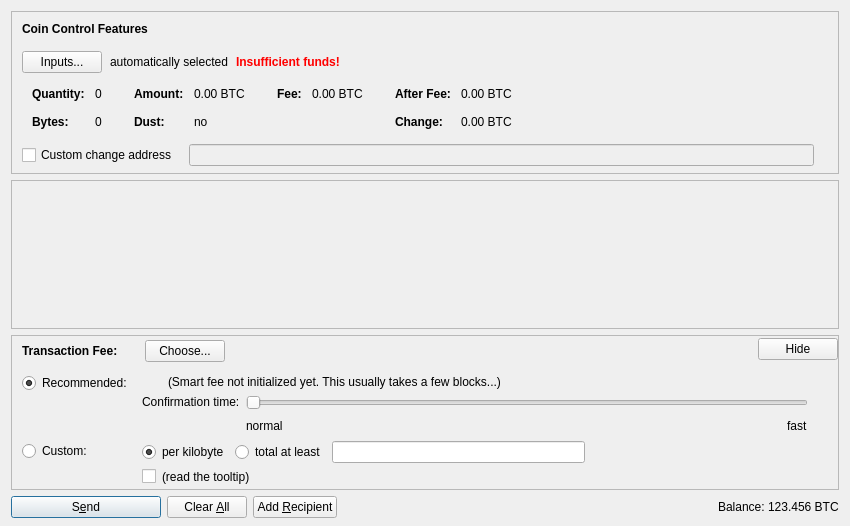
<?xml version="1.0" encoding="UTF-8"?>
<ui version="4.0">
 <class>SendCoinsDialog</class>
 <widget class="QDialog" name="SendCoinsDialog">
  <property name="geometry">
   <rect>
    <x>0</x>
    <y>0</y>
    <width>850</width>
    <height>526</height>
   </rect>
  </property>
  <property name="windowTitle">
   <string>Send Coins</string>
  </property>
  <layout class="QVBoxLayout" name="verticalLayout" stretch="0,1,0,0">
   <property name="bottomMargin">
    <number>8</number>
   </property>
   <item>
    <widget class="QFrame" name="frameCoinControl">
     <property name="sizePolicy">
      <sizepolicy hsizetype="Expanding" vsizetype="Expanding">
       <horstretch>0</horstretch>
       <verstretch>0</verstretch>
      </sizepolicy>
     </property>
     <property name="maximumSize">
      <size>
       <width>16777215</width>
       <height>16777215</height>
      </size>
     </property>
     <property name="frameShape">
      <enum>QFrame::StyledPanel</enum>
     </property>
     <property name="frameShadow">
      <enum>QFrame::Sunken</enum>
     </property>
     <layout class="QVBoxLayout" name="verticalLayoutCoinControl2">
      <property name="spacing">
       <number>0</number>
      </property>
      <property name="leftMargin">
       <number>0</number>
      </property>
      <property name="topMargin">
       <number>0</number>
      </property>
      <property name="rightMargin">
       <number>0</number>
      </property>
      <property name="bottomMargin">
       <number>6</number>
      </property>
      <item>
       <layout class="QVBoxLayout" name="verticalLayoutCoinControl" stretch="0,0,0,0,1">
        <property name="spacing">
         <number>0</number>
        </property>
        <property name="leftMargin">
         <number>10</number>
        </property>
        <property name="topMargin">
         <number>10</number>
        </property>
        <item>
         <layout class="QHBoxLayout" name="horizontalLayoutCoinControl1">
          <property name="bottomMargin">
           <number>15</number>
          </property>
          <item>
           <widget class="QLabel" name="labelCoinControlFeatures">
            <property name="sizePolicy">
             <sizepolicy hsizetype="Preferred" vsizetype="Maximum">
              <horstretch>0</horstretch>
              <verstretch>0</verstretch>
             </sizepolicy>
            </property>
            <property name="font">
             <font>
              <weight>75</weight>
              <bold>true</bold>
             </font>
            </property>
            <property name="styleSheet">
             <string notr="true">font-weight:bold;</string>
            </property>
            <property name="text">
             <string>Coin Control Features</string>
            </property>
           </widget>
          </item>
         </layout>
        </item>
        <item>
         <layout class="QHBoxLayout" name="horizontalLayoutCoinControl2" stretch="0,0,0,0">
          <property name="spacing">
           <number>8</number>
          </property>
          <property name="bottomMargin">
           <number>10</number>
          </property>
          <item>
           <widget class="QPushButton" name="pushButtonCoinControl">
            <property name="styleSheet">
             <string notr="true"/>
            </property>
            <property name="text">
             <string>Inputs...</string>
            </property>
            <property name="autoDefault">
             <bool>false</bool>
            </property>
           </widget>
          </item>
          <item>
           <widget class="QLabel" name="labelCoinControlAutomaticallySelected">
            <property name="text">
             <string>automatically selected</string>
            </property>
            <property name="margin">
             <number>5</number>
            </property>
           </widget>
          </item>
          <item>
           <widget class="QLabel" name="labelCoinControlInsuffFunds">
            <property name="font">
             <font>
              <weight>75</weight>
              <bold>true</bold>
             </font>
            </property>
            <property name="styleSheet">
             <string notr="true">color:red;font-weight:bold;</string>
            </property>
            <property name="text">
             <string>Insufficient funds!</string>
            </property>
            <property name="margin">
             <number>5</number>
            </property>
           </widget>
          </item>
          <item>
           <spacer name="horizontalSpacerCoinControl">
            <property name="orientation">
             <enum>Qt::Horizontal</enum>
            </property>
            <property name="sizeHint" stdset="0">
             <size>
              <width>40</width>
              <height>1</height>
             </size>
            </property>
           </spacer>
          </item>
         </layout>
        </item>
        <item>
         <widget class="QWidget" name="widgetCoinControl" native="true">
          <property name="sizePolicy">
           <sizepolicy hsizetype="Preferred" vsizetype="Preferred">
            <horstretch>0</horstretch>
            <verstretch>0</verstretch>
           </sizepolicy>
          </property>
          <property name="minimumSize">
           <size>
            <width>0</width>
            <height>0</height>
           </size>
          </property>
          <property name="styleSheet">
           <string notr="true"/>
          </property>
          <layout class="QHBoxLayout" name="horizontalLayoutCoinControl5">
           <property name="leftMargin">
            <number>0</number>
           </property>
           <property name="topMargin">
            <number>0</number>
           </property>
           <property name="rightMargin">
            <number>0</number>
           </property>
           <property name="bottomMargin">
            <number>0</number>
           </property>
           <item>
            <layout class="QHBoxLayout" name="horizontalLayoutCoinControl3" stretch="0,0,0,1">
             <property name="spacing">
              <number>20</number>
             </property>
             <property name="topMargin">
              <number>0</number>
             </property>
             <property name="bottomMargin">
              <number>10</number>
             </property>
             <item>
              <layout class="QFormLayout" name="formLayoutCoinControl1">
               <property name="horizontalSpacing">
                <number>10</number>
               </property>
               <property name="verticalSpacing">
                <number>14</number>
               </property>
               <property name="leftMargin">
                <number>10</number>
               </property>
               <property name="topMargin">
                <number>4</number>
               </property>
               <property name="rightMargin">
                <number>6</number>
               </property>
               <item row="0" column="0">
                <widget class="QLabel" name="labelCoinControlQuantityText">
                 <property name="font">
                  <font>
                   <weight>75</weight>
                   <bold>true</bold>
                  </font>
                 </property>
                 <property name="text">
                  <string>Quantity:</string>
                 </property>
                 <property name="margin">
                  <number>0</number>
                 </property>
                </widget>
               </item>
               <item row="0" column="1">
                <widget class="QLabel" name="labelCoinControlQuantity">
                 <property name="cursor">
                  <cursorShape>IBeamCursor</cursorShape>
                 </property>
                 <property name="contextMenuPolicy">
                  <enum>Qt::ActionsContextMenu</enum>
                 </property>
                 <property name="text">
                  <string notr="true">0</string>
                 </property>
                 <property name="margin">
                  <number>0</number>
                 </property>
                 <property name="textInteractionFlags">
                  <set>Qt::LinksAccessibleByMouse|Qt::TextSelectableByKeyboard|Qt::TextSelectableByMouse</set>
                 </property>
                </widget>
               </item>
               <item row="1" column="0">
                <widget class="QLabel" name="labelCoinControlBytesText">
                 <property name="font">
                  <font>
                   <weight>75</weight>
                   <bold>true</bold>
                  </font>
                 </property>
                 <property name="text">
                  <string>Bytes:</string>
                 </property>
                </widget>
               </item>
               <item row="1" column="1">
                <widget class="QLabel" name="labelCoinControlBytes">
                 <property name="cursor">
                  <cursorShape>IBeamCursor</cursorShape>
                 </property>
                 <property name="contextMenuPolicy">
                  <enum>Qt::ActionsContextMenu</enum>
                 </property>
                 <property name="text">
                  <string notr="true">0</string>
                 </property>
                 <property name="textInteractionFlags">
                  <set>Qt::LinksAccessibleByMouse|Qt::TextSelectableByKeyboard|Qt::TextSelectableByMouse</set>
                 </property>
                </widget>
               </item>
              </layout>
             </item>
             <item>
              <layout class="QFormLayout" name="formLayoutCoinControl2">
               <property name="horizontalSpacing">
                <number>10</number>
               </property>
               <property name="verticalSpacing">
                <number>14</number>
               </property>
               <property name="leftMargin">
                <number>6</number>
               </property>
               <property name="topMargin">
                <number>4</number>
               </property>
               <property name="rightMargin">
                <number>6</number>
               </property>
               <item row="0" column="0">
                <widget class="QLabel" name="labelCoinControlAmountText">
                 <property name="font">
                  <font>
                   <weight>75</weight>
                   <bold>true</bold>
                  </font>
                 </property>
                 <property name="text">
                  <string>Amount:</string>
                 </property>
                 <property name="margin">
                  <number>0</number>
                 </property>
                </widget>
               </item>
               <item row="0" column="1">
                <widget class="QLabel" name="labelCoinControlAmount">
                 <property name="cursor">
                  <cursorShape>IBeamCursor</cursorShape>
                 </property>
                 <property name="contextMenuPolicy">
                  <enum>Qt::ActionsContextMenu</enum>
                 </property>
                 <property name="text">
                  <string notr="true">0.00 BTC</string>
                 </property>
                 <property name="textInteractionFlags">
                  <set>Qt::LinksAccessibleByMouse|Qt::TextSelectableByKeyboard|Qt::TextSelectableByMouse</set>
                 </property>
                </widget>
               </item>
               <item row="1" column="0">
                <widget class="QLabel" name="labelCoinControlLowOutputText">
                 <property name="font">
                  <font>
                   <weight>75</weight>
                   <bold>true</bold>
                  </font>
                 </property>
                 <property name="text">
                  <string>Dust:</string>
                 </property>
                </widget>
               </item>
               <item row="1" column="1">
                <widget class="QLabel" name="labelCoinControlLowOutput">
                 <property name="cursor">
                  <cursorShape>IBeamCursor</cursorShape>
                 </property>
                 <property name="contextMenuPolicy">
                  <enum>Qt::ActionsContextMenu</enum>
                 </property>
                 <property name="text">
                  <string notr="true">no</string>
                 </property>
                 <property name="textInteractionFlags">
                  <set>Qt::LinksAccessibleByMouse|Qt::TextSelectableByKeyboard|Qt::TextSelectableByMouse</set>
                 </property>
                </widget>
               </item>
              </layout>
             </item>
             <item>
              <layout class="QFormLayout" name="formLayoutCoinControl3">
               <property name="horizontalSpacing">
                <number>10</number>
               </property>
               <property name="verticalSpacing">
                <number>14</number>
               </property>
               <property name="leftMargin">
                <number>6</number>
               </property>
               <property name="topMargin">
                <number>4</number>
               </property>
               <property name="rightMargin">
                <number>6</number>
               </property>
               <item row="0" column="0">
                <widget class="QLabel" name="labelCoinControlFeeText">
                 <property name="font">
                  <font>
                   <weight>75</weight>
                   <bold>true</bold>
                  </font>
                 </property>
                 <property name="text">
                  <string>Fee:</string>
                 </property>
                 <property name="margin">
                  <number>0</number>
                 </property>
                </widget>
               </item>
               <item row="0" column="1">
                <widget class="QLabel" name="labelCoinControlFee">
                 <property name="cursor">
                  <cursorShape>IBeamCursor</cursorShape>
                 </property>
                 <property name="contextMenuPolicy">
                  <enum>Qt::ActionsContextMenu</enum>
                 </property>
                 <property name="text">
                  <string notr="true">0.00 BTC</string>
                 </property>
                 <property name="textInteractionFlags">
                  <set>Qt::LinksAccessibleByMouse|Qt::TextSelectableByKeyboard|Qt::TextSelectableByMouse</set>
                 </property>
                </widget>
               </item>
             </layout>
             </item>
             <item>
              <layout class="QFormLayout" name="formLayoutCoinControl4">
               <property name="horizontalSpacing">
                <number>10</number>
               </property>
               <property name="verticalSpacing">
                <number>14</number>
               </property>
               <property name="leftMargin">
                <number>6</number>
               </property>
               <property name="topMargin">
                <number>4</number>
               </property>
               <property name="rightMargin">
                <number>6</number>
               </property>
               <item row="0" column="0">
                <widget class="QLabel" name="labelCoinControlAfterFeeText">
                 <property name="font">
                  <font>
                   <weight>75</weight>
                   <bold>true</bold>
                  </font>
                 </property>
                 <property name="text">
                  <string>After Fee:</string>
                 </property>
                 <property name="margin">
                  <number>0</number>
                 </property>
                </widget>
               </item>
               <item row="0" column="1">
                <widget class="QLabel" name="labelCoinControlAfterFee">
                 <property name="cursor">
                  <cursorShape>IBeamCursor</cursorShape>
                 </property>
                 <property name="contextMenuPolicy">
                  <enum>Qt::ActionsContextMenu</enum>
                 </property>
                 <property name="text">
                  <string notr="true">0.00 BTC</string>
                 </property>
                 <property name="textInteractionFlags">
                  <set>Qt::LinksAccessibleByMouse|Qt::TextSelectableByKeyboard|Qt::TextSelectableByMouse</set>
                 </property>
                </widget>
               </item>
               <item row="1" column="0">
                <widget class="QLabel" name="labelCoinControlChangeText">
                 <property name="font">
                  <font>
                   <weight>75</weight>
                   <bold>true</bold>
                  </font>
                 </property>
                 <property name="text">
                  <string>Change:</string>
                 </property>
                </widget>
               </item>
               <item row="1" column="1">
                <widget class="QLabel" name="labelCoinControlChange">
                 <property name="cursor">
                  <cursorShape>IBeamCursor</cursorShape>
                 </property>
                 <property name="contextMenuPolicy">
                  <enum>Qt::ActionsContextMenu</enum>
                 </property>
                 <property name="text">
                  <string notr="true">0.00 BTC</string>
                 </property>
                 <property name="textInteractionFlags">
                  <set>Qt::LinksAccessibleByMouse|Qt::TextSelectableByKeyboard|Qt::TextSelectableByMouse</set>
                 </property>
                </widget>
               </item>
              </layout>
             </item>
            </layout>
           </item>
          </layout>
         </widget>
        </item>
        <item>
         <layout class="QHBoxLayout" name="horizontalLayoutCoinControl4" stretch="0,0,0">
          <property name="spacing">
           <number>12</number>
          </property>
          <property name="sizeConstraint">
           <enum>QLayout::SetDefaultConstraint</enum>
          </property>
          <property name="topMargin">
           <number>5</number>
          </property>
          <property name="rightMargin">
           <number>5</number>
          </property>
          <item>
           <widget class="QCheckBox" name="checkBoxCoinControlChange">
            <property name="toolTip">
             <string>If this is activated, but the change address is empty or invalid, change will be sent to a newly generated address.</string>
            </property>
            <property name="text">
             <string>Custom change address</string>
            </property>
           </widget>
          </item>
          <item>
           <widget class="QValidatedLineEdit" name="lineEditCoinControlChange">
            <property name="enabled">
             <bool>false</bool>
            </property>
            <property name="sizePolicy">
             <sizepolicy hsizetype="Expanding" vsizetype="Fixed">
              <horstretch>0</horstretch>
              <verstretch>0</verstretch>
             </sizepolicy>
            </property>
           </widget>
          </item>
          <item>
           <widget class="QLabel" name="labelCoinControlChangeLabel">
            <property name="sizePolicy">
             <sizepolicy hsizetype="Preferred" vsizetype="Expanding">
              <horstretch>0</horstretch>
              <verstretch>0</verstretch>
             </sizepolicy>
            </property>
            <property name="minimumSize">
             <size>
              <width>0</width>
              <height>0</height>
             </size>
            </property>
            <property name="text">
             <string/>
            </property>
            <property name="margin">
             <number>3</number>
            </property>
           </widget>
          </item>
         </layout>
        </item>
        <item>
         <spacer name="verticalSpacerCoinControl">
          <property name="orientation">
           <enum>Qt::Vertical</enum>
          </property>
          <property name="sizeHint" stdset="0">
           <size>
            <width>800</width>
            <height>1</height>
           </size>
          </property>
         </spacer>
        </item>
       </layout>
      </item>
     </layout>
    </widget>
   </item>
   <item>
    <widget class="QScrollArea" name="scrollArea">
     <property name="widgetResizable">
      <bool>true</bool>
     </property>
     <widget class="QWidget" name="scrollAreaWidgetContents">
      <property name="geometry">
       <rect>
        <x>0</x>
        <y>0</y>
        <width>830</width>
        <height>104</height>
       </rect>
      </property>
      <layout class="QVBoxLayout" name="verticalLayout_2" stretch="0,1">
       <property name="leftMargin">
        <number>0</number>
       </property>
       <property name="topMargin">
        <number>0</number>
       </property>
       <property name="rightMargin">
        <number>0</number>
       </property>
       <property name="bottomMargin">
        <number>0</number>
       </property>
       <item>
        <layout class="QVBoxLayout" name="entries">
         <property name="spacing">
          <number>6</number>
         </property>
        </layout>
       </item>
       <item>
        <spacer name="verticalSpacer">
         <property name="orientation">
          <enum>Qt::Vertical</enum>
         </property>
         <property name="sizeHint" stdset="0">
          <size>
           <width>20</width>
           <height>40</height>
          </size>
         </property>
        </spacer>
       </item>
      </layout>
     </widget>
    </widget>
   </item>
   <item>
    <widget class="QFrame" name="frameFee">
     <property name="sizePolicy">
      <sizepolicy hsizetype="Expanding" vsizetype="Expanding">
       <horstretch>0</horstretch>
       <verstretch>0</verstretch>
      </sizepolicy>
     </property>
     <property name="maximumSize">
      <size>
       <width>16777215</width>
       <height>16777215</height>
      </size>
     </property>
     <property name="frameShape">
      <enum>QFrame::StyledPanel</enum>
     </property>
     <property name="frameShadow">
      <enum>QFrame::Sunken</enum>
     </property>
     <layout class="QVBoxLayout" name="verticalLayoutFee1">
      <property name="spacing">
       <number>0</number>
      </property>
      <property name="leftMargin">
       <number>0</number>
      </property>
      <property name="topMargin">
       <number>0</number>
      </property>
      <property name="rightMargin">
       <number>0</number>
      </property>
      <property name="bottomMargin">
       <number>0</number>
      </property>
      <item>
       <layout class="QVBoxLayout" name="verticalLayoutFee2" stretch="0,0,0">
        <property name="spacing">
         <number>0</number>
        </property>
        <property name="leftMargin">
         <number>10</number>
        </property>
        <property name="topMargin">
         <number>0</number>
        </property>
        <item>
         <layout class="QHBoxLayout" name="horizontalLayoutFee1">
          <property name="bottomMargin">
           <number>0</number>
          </property>
          <item>
           <layout class="QVBoxLayout" name="verticalLayoutFee7">
            <property name="spacing">
             <number>0</number>
            </property>
            <item>
             <spacer name="verticalSpacerSmartFee">
              <property name="orientation">
               <enum>Qt::Vertical</enum>
              </property>
              <property name="sizeType">
               <enum>QSizePolicy::Fixed</enum>
              </property>
              <property name="sizeHint" stdset="0">
               <size>
                <width>1</width>
                <height>4</height>
               </size>
              </property>
             </spacer>
            </item>
            <item>
             <layout class="QHBoxLayout" name="horizontalLayoutSmartFee">
              <property name="spacing">
               <number>10</number>
              </property>
              <item>
               <widget class="QLabel" name="labelFeeHeadline">
                <property name="sizePolicy">
                 <sizepolicy hsizetype="Preferred" vsizetype="Maximum">
                  <horstretch>0</horstretch>
                  <verstretch>0</verstretch>
                 </sizepolicy>
                </property>
                <property name="font">
                 <font>
                  <weight>75</weight>
                  <bold>true</bold>
                 </font>
                </property>
                <property name="styleSheet">
                 <string notr="true">font-weight:bold;</string>
                </property>
                <property name="text">
                 <string>Transaction Fee:</string>
                </property>
               </widget>
              </item>
              <item>
               <widget class="QLabel" name="labelFeeMinimized">
                <property name="text">
                 <string/>
                </property>
               </widget>
              </item>
              <item>
               <widget class="QPushButton" name="buttonChooseFee">
                <property name="text">
                 <string>Choose...</string>
                </property>
               </widget>
              </item>
             </layout>
            </item>
            <item>
             <spacer name="verticalSpacer_5">
              <property name="orientation">
               <enum>Qt::Vertical</enum>
              </property>
              <property name="sizeHint" stdset="0">
               <size>
                <width>1</width>
                <height>1</height>
               </size>
              </property>
             </spacer>
            </item>
           </layout>
          </item>
          <item>
           <spacer name="horizontalSpacer_4">
            <property name="orientation">
             <enum>Qt::Horizontal</enum>
            </property>
            <property name="sizeHint" stdset="0">
             <size>
              <width>40</width>
              <height>20</height>
             </size>
            </property>
           </spacer>
          </item>
          <item>
           <widget class="QPushButton" name="buttonMinimizeFee">
            <property name="toolTip">
             <string>collapse fee-settings</string>
            </property>
            <property name="text">
             <string>Hide</string>
            </property>
           </widget>
          </item>
         </layout>
        </item>
        <item>
         <widget class="QFrame" name="frameFeeSelection">
          <layout class="QVBoxLayout" name="verticalLayoutFee12">
           <property name="spacing">
            <number>0</number>
           </property>
           <property name="leftMargin">
            <number>0</number>
           </property>
           <property name="topMargin">
            <number>0</number>
           </property>
           <property name="rightMargin">
            <number>0</number>
           </property>
           <property name="bottomMargin">
            <number>0</number>
           </property>
           <item>
            <layout class="QGridLayout" name="gridLayoutFee">
             <property name="topMargin">
              <number>10</number>
             </property>
             <property name="bottomMargin">
              <number>4</number>
             </property>
             <property name="horizontalSpacing">
              <number>10</number>
             </property>
             <property name="verticalSpacing">
              <number>4</number>
             </property>
             <item row="1" column="1">
              <layout class="QVBoxLayout" name="verticalLayoutFee8">
               <property name="spacing">
                <number>6</number>
               </property>
               <item>
                <layout class="QHBoxLayout" name="horizontalLayoutFee13">
                 <item>
                  <widget class="QRadioButton" name="radioCustomPerKilobyte">
                   <property name="toolTip">
                    <string>If the custom fee is set to 1000 satoshis and the transaction is only 250 bytes, then &quot;per kilobyte&quot; only pays 250 satoshis in fee, while &quot;total at least&quot; pays 1000 satoshis. For transactions bigger than a kilobyte both pay by kilobyte.</string>
                   </property>
                   <property name="text">
                    <string>per kilobyte</string>
                   </property>
                   <property name="checked">
                    <bool>true</bool>
                   </property>
                   <attribute name="buttonGroup">
                    <string notr="true">groupCustomFee</string>
                   </attribute>
                  </widget>
                 </item>
                 <item>
                  <widget class="QRadioButton" name="radioCustomAtLeast">
                   <property name="toolTip">
                    <string>If the custom fee is set to 1000 satoshis and the transaction is only 250 bytes, then &quot;per kilobyte&quot; only pays 250 satoshis in fee, while &quot;total at least&quot; pays 1000 satoshis. For transactions bigger than a kilobyte both pay by kilobyte.</string>
                   </property>
                   <property name="text">
                    <string>total at least</string>
                   </property>
                   <attribute name="buttonGroup">
                    <string notr="true">groupCustomFee</string>
                   </attribute>
                  </widget>
                 </item>
                 <item>
                  <widget class="BitcoinAmountField" name="customFee"/>
                 </item>
                 <item>
                  <spacer name="horizontalSpacer_6">
                   <property name="orientation">
                    <enum>Qt::Horizontal</enum>
                   </property>
                   <property name="sizeHint" stdset="0">
                    <size>
                     <width>1</width>
                     <height>1</height>
                    </size>
                   </property>
                  </spacer>
                 </item>
                </layout>
               </item>
               <item>
                <layout class="QHBoxLayout" name="horizontalLayoutFee8">
                 <item>
                  <widget class="QCheckBox" name="checkBoxMinimumFee">
                   <property name="toolTip">
                    <string>Paying only the minimum fee is just fine as long as there is less transaction volume than space in the blocks. But be aware that this can end up in a never confirming transaction once there is more demand for bitcoin transactions than the network can process.</string>
                   </property>
                   <property name="text">
                    <string/>
                   </property>
                  </widget>
                 </item>
                 <item>
                  <widget class="QLabel" name="labelMinFeeWarning">
                   <property name="enabled">
                    <bool>true</bool>
                   </property>
                   <property name="toolTip">
                    <string>Paying only the minimum fee is just fine as long as there is less transaction volume than space in the blocks. But be aware that this can end up in a never confirming transaction once there is more demand for bitcoin transactions than the network can process.</string>
                   </property>
                   <property name="text">
                    <string>(read the tooltip)</string>
                   </property>
                   <property name="margin">
                    <number>5</number>
                   </property>
                  </widget>
                 </item>
                 <item>
                  <spacer name="horizontalSpacer_2">
                   <property name="orientation">
                    <enum>Qt::Horizontal</enum>
                   </property>
                   <property name="sizeHint" stdset="0">
                    <size>
                     <width>1</width>
                     <height>1</height>
                    </size>
                   </property>
                  </spacer>
                 </item>
                </layout>
               </item>
              </layout>
             </item>
             <item row="0" column="0">
              <layout class="QVBoxLayout" name="verticalLayoutFee4" stretch="0,1">
               <item>
                <widget class="QRadioButton" name="radioSmartFee">
                 <property name="text">
                  <string>Recommended:</string>
                 </property>
                 <property name="checked">
                  <bool>true</bool>
                 </property>
                 <attribute name="buttonGroup">
                  <string notr="true">groupFee</string>
                 </attribute>
                </widget>
               </item>
               <item>
                <spacer name="verticalSpacer_2">
                 <property name="orientation">
                  <enum>Qt::Vertical</enum>
                 </property>
                 <property name="sizeHint" stdset="0">
                  <size>
                   <width>1</width>
                   <height>1</height>
                  </size>
                 </property>
                </spacer>
               </item>
              </layout>
             </item>
             <item row="1" column="0">
              <layout class="QVBoxLayout" name="verticalLayoutFee9" stretch="0,1">
               <item>
                <widget class="QRadioButton" name="radioCustomFee">
                 <property name="text">
                  <string>Custom:</string>
                 </property>
                 <attribute name="buttonGroup">
                  <string notr="true">groupFee</string>
                 </attribute>
                </widget>
               </item>
               <item>
                <spacer name="verticalSpacer_6">
                 <property name="orientation">
                  <enum>Qt::Vertical</enum>
                 </property>
                 <property name="sizeHint" stdset="0">
                  <size>
                   <width>1</width>
                   <height>1</height>
                  </size>
                 </property>
                </spacer>
               </item>
              </layout>
             </item>
             <item row="0" column="1">
              <layout class="QVBoxLayout" name="verticalLayoutFee3" stretch="0,0,1">
               <property name="spacing">
                <number>6</number>
               </property>
               <property name="topMargin">
                <number>2</number>
               </property>
               <item>
                <layout class="QHBoxLayout" name="horizontalLayoutFee12">
                 <item>
                  <widget class="QLabel" name="labelSmartFee">
                   <property name="text">
                    <string/>
                   </property>
                   <property name="margin">
                    <number>2</number>
                   </property>
                  </widget>
                 </item>
                 <item>
                  <widget class="QLabel" name="labelFeeEstimation">
                   <property name="text">
                    <string/>
                   </property>
                  </widget>
                 </item>
                 <item>
                  <widget class="QLabel" name="labelSmartFee2">
                   <property name="text">
                    <string>(Smart fee not initialized yet. This usually takes a few blocks...)</string>
                   </property>
                   <property name="margin">
                    <number>2</number>
                   </property>
                  </widget>
                 </item>
                 <item>
                  <spacer name="horizontalSpacer_5">
                   <property name="orientation">
                    <enum>Qt::Horizontal</enum>
                   </property>
                   <property name="sizeHint" stdset="0">
                    <size>
                     <width>1</width>
                     <height>1</height>
                    </size>
                   </property>
                  </spacer>
                 </item>
                </layout>
               </item>
               <item>
                <layout class="QHBoxLayout" name="horizontalLayoutFee9">
                 <item>
                  <layout class="QVBoxLayout" name="verticalLayoutFee6">
                   <item>
                    <widget class="QLabel" name="labelSmartFee3">
                     <property name="text">
                      <string>Confirmation time:</string>
                     </property>
                     <property name="margin">
                      <number>2</number>
                     </property>
                    </widget>
                   </item>
                   <item>
                    <spacer name="verticalSpacer_3">
                     <property name="orientation">
                      <enum>Qt::Vertical</enum>
                     </property>
                     <property name="sizeHint" stdset="0">
                      <size>
                       <width>1</width>
                       <height>1</height>
                      </size>
                     </property>
                    </spacer>
                   </item>
                  </layout>
                 </item>
                 <item>
                  <layout class="QVBoxLayout" name="verticalLayoutFee5">
                   <property name="rightMargin">
                    <number>30</number>
                   </property>
                   <item>
                    <widget class="QSlider" name="sliderSmartFee">
                     <property name="minimum">
                      <number>0</number>
                     </property>
                     <property name="maximum">
                      <number>24</number>
                     </property>
                     <property name="pageStep">
                      <number>1</number>
                     </property>
                     <property name="value">
                      <number>0</number>
                     </property>
                     <property name="orientation">
                      <enum>Qt::Horizontal</enum>
                     </property>
                     <property name="invertedAppearance">
                      <bool>false</bool>
                     </property>
                     <property name="invertedControls">
                      <bool>false</bool>
                     </property>
                     <property name="tickPosition">
                      <enum>QSlider::NoTicks</enum>
                     </property>
                    </widget>
                   </item>
                   <item>
                    <layout class="QHBoxLayout" name="horizontalLayoutFee10">
                     <item>
                      <widget class="QLabel" name="labelSmartFeeNormal">
                       <property name="text">
                        <string>normal</string>
                       </property>
                      </widget>
                     </item>
                     <item>
                      <spacer name="horizontalSpacer_3">
                       <property name="orientation">
                        <enum>Qt::Horizontal</enum>
                       </property>
                       <property name="sizeHint" stdset="0">
                        <size>
                         <width>40</width>
                         <height>20</height>
                        </size>
                       </property>
                      </spacer>
                     </item>
                     <item>
                      <widget class="QLabel" name="labelSmartFeeFast">
                       <property name="text">
                        <string>fast</string>
                       </property>
                      </widget>
                     </item>
                    </layout>
                   </item>
                  </layout>
                 </item>
                </layout>
               </item>
               <item>
                <spacer name="verticalSpacer_4">
                 <property name="orientation">
                  <enum>Qt::Vertical</enum>
                 </property>
                 <property name="sizeHint" stdset="0">
                  <size>
                   <width>1</width>
                   <height>1</height>
                  </size>
                 </property>
                </spacer>
               </item>
              </layout>
             </item>
            </layout>
           </item>
          </layout>
         </widget>
        </item>
        <item>
         <spacer name="verticalSpacerFee">
          <property name="orientation">
           <enum>Qt::Vertical</enum>
          </property>
          <property name="sizeHint" stdset="0">
           <size>
            <width>800</width>
            <height>1</height>
           </size>
          </property>
         </spacer>
        </item>
       </layout>
      </item>
     </layout>
    </widget>
   </item>
   <item>
    <layout class="QHBoxLayout" name="horizontalLayout">
     <item>
      <widget class="QPushButton" name="sendButton">
       <property name="minimumSize">
        <size>
         <width>150</width>
         <height>0</height>
        </size>
       </property>
       <property name="toolTip">
        <string>Confirm the send action</string>
       </property>
       <property name="text">
        <string>S&amp;end</string>
       </property>
       <property name="icon">
        <iconset resource="../bitcoin.qrc">
         <normaloff>:/icons/send</normaloff>:/icons/send</iconset>
       </property>
       <property name="autoDefault">
        <bool>false</bool>
       </property>
       <property name="default">
        <bool>true</bool>
       </property>
      </widget>
     </item>
     <item>
      <widget class="QPushButton" name="clearButton">
       <property name="sizePolicy">
        <sizepolicy hsizetype="Minimum" vsizetype="Fixed">
         <horstretch>0</horstretch>
         <verstretch>0</verstretch>
        </sizepolicy>
       </property>
       <property name="toolTip">
        <string>Clear all fields of the form.</string>
       </property>
       <property name="text">
        <string>Clear &amp;All</string>
       </property>
       <property name="icon">
        <iconset resource="../bitcoin.qrc">
         <normaloff>:/icons/remove</normaloff>:/icons/remove</iconset>
       </property>
       <property name="autoDefault">
        <bool>false</bool>
       </property>
      </widget>
     </item>
     <item>
      <widget class="QPushButton" name="addButton">
       <property name="toolTip">
        <string>Send to multiple recipients at once</string>
       </property>
       <property name="text">
        <string>Add &amp;Recipient</string>
       </property>
       <property name="icon">
        <iconset resource="../bitcoin.qrc">
         <normaloff>:/icons/add</normaloff>:/icons/add</iconset>
       </property>
       <property name="autoDefault">
        <bool>false</bool>
       </property>
      </widget>
     </item>
     <item>
      <spacer name="horizontalSpacer">
       <property name="orientation">
        <enum>Qt::Horizontal</enum>
       </property>
       <property name="sizeHint" stdset="0">
        <size>
         <width>40</width>
         <height>20</height>
        </size>
       </property>
      </spacer>
     </item>
     <item>
      <layout class="QHBoxLayout" name="horizontalLayout_2">
       <property name="spacing">
        <number>3</number>
       </property>
       <item>
        <widget class="QLabel" name="label">
         <property name="sizePolicy">
          <sizepolicy hsizetype="Preferred" vsizetype="Fixed">
           <horstretch>0</horstretch>
           <verstretch>0</verstretch>
          </sizepolicy>
         </property>
         <property name="text">
          <string>Balance:</string>
         </property>
        </widget>
       </item>
       <item>
        <widget class="QLabel" name="labelBalance">
         <property name="sizePolicy">
          <sizepolicy hsizetype="Preferred" vsizetype="Fixed">
           <horstretch>0</horstretch>
           <verstretch>0</verstretch>
          </sizepolicy>
         </property>
         <property name="cursor">
          <cursorShape>IBeamCursor</cursorShape>
         </property>
         <property name="text">
          <string notr="true">123.456 BTC</string>
         </property>
         <property name="textInteractionFlags">
          <set>Qt::LinksAccessibleByMouse|Qt::TextSelectableByKeyboard|Qt::TextSelectableByMouse</set>
         </property>
        </widget>
       </item>
      </layout>
     </item>
    </layout>
   </item>
  </layout>
 </widget>
 <customwidgets>
  <customwidget>
   <class>QValidatedLineEdit</class>
   <extends>QLineEdit</extends>
   <header>qvalidatedlineedit.h</header>
  </customwidget>
  <customwidget>
   <class>BitcoinAmountField</class>
   <extends>QLineEdit</extends>
   <header>bitcoinamountfield.h</header>
   <container>1</container>
  </customwidget>
 </customwidgets>
 <resources>
  <include location="../bitcoin.qrc"/>
 </resources>
 <connections/>
 <buttongroups>
  <buttongroup name="groupFee"/>
  <buttongroup name="groupCustomFee"/>
 </buttongroups>
</ui>
